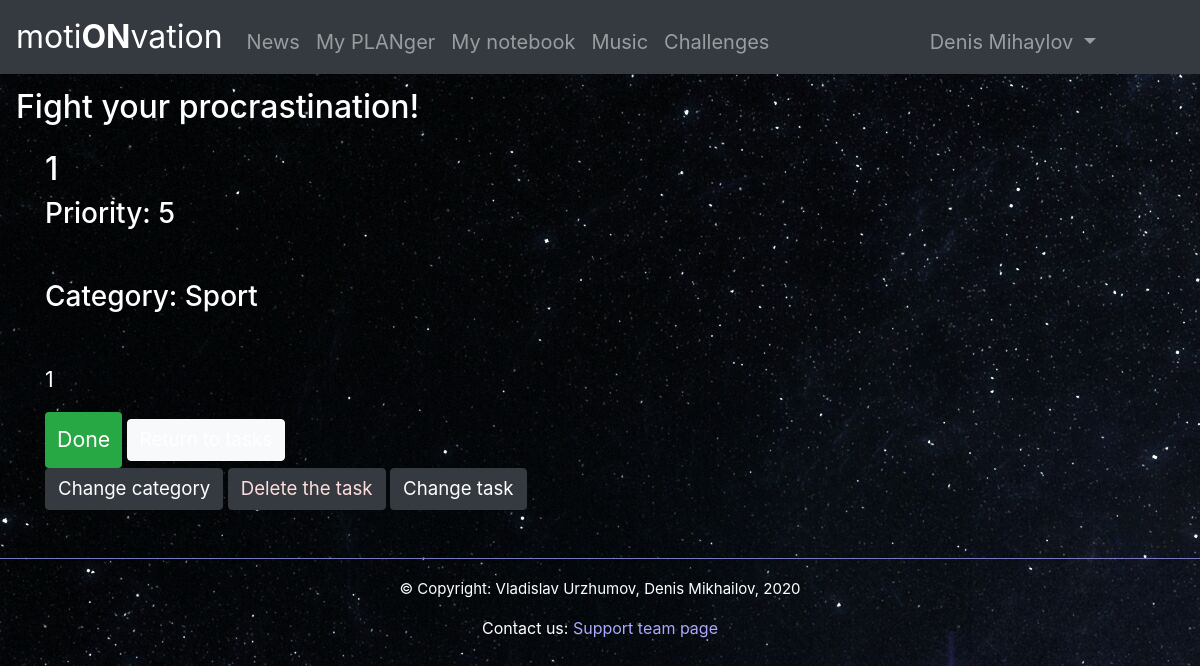
Page /tasks/1 (signed in) on the committed database.
### motionvation/data/models/tasks.py (models this page shows)
class Task(SqlAlchemyBase, SerializerMixin):
    __tablename__ = 'tasks'
    id = Column(Integer, primary_key=True, autoincrement=True)
    title = Column(String)
    description = Column(String)
    priority = Column(Integer)
    is_performed = Column(Boolean, default=False)
    category_id = Column(Integer, ForeignKey('categories.id'))
    user_id = Column(Integer, ForeignKey('users.id'))
    user = orm.relation('User')
    category = orm.relation('Category')

### motionvation/data/models/categories.py (models this page shows)
class Category(SqlAlchemyBase, SerializerMixin):
    __tablename__ = 'categories'
    id = Column(Integer, primary_key=True, autoincrement=True)
    title = Column(String)
    user_id = Column(Integer, ForeignKey('users.id'))
    user = orm.relation('User')
    tasks = orm.relation('Task', back_populates='category')

### motionvation/application.py (the view)
@app.route('/tasks/<int:id>')
@login_required
def tasks_info(id):
    db = db_session.create_session()
    task = db.query(Task).filter(Task.user == current_user, Task.id == id).first()
    if task and task.user == current_user:
        return render_template('task_info.html', task=task, useracc=(current_user.name + ' ' + current_user.surname),
                               title='Task info')
    return redirect('/tasks')

### motionvation/application.py (called while the page is built)
@login_manager.user_loader
def load_user(user_id):
    db = db_session.create_session()
    return db.query(User).get(user_id)

### motionvation/data/db_session.py (called while the page is built)
def create_session() -> orm.Session:
    global __factory
    return __factory()

### motionvation/templates/task_info.html
{% extends 'base.html' %}
{% block content %}
<main class='container'>
    <h2>{{ task.title }}</h2>
    <h3>Priority: {{ task.priority }}</h3>
    <h3>Category: {{ task.category.title }}</h3>
    <p class='note-content'>{{ task.description }}</p>
    {% if task.is_performed %}
    <button type="button" class="btn btn-danger done-button position-relative"><a href="/undone_task/{{ task.id }}" class='button-note-text stretched-link done-button-text'>Undone</a></button>
    {% else %}
    <button type="button" class="btn btn-success done-button position-relative"><a href="/done_task/{{ task.id }}" class='button-note-text stretched-link done-button-text'>Done</a></button>
    {% endif %}
    <button type="button" class="btn btn-light button-note"><a href="/tasks" class='button-note-text'>Return to tasks</a></button>
    <br>
    <button type="button" class="btn btn-dark button-note"><a href="/change_task_category/{{ task.id }}" class='button-note-text'>Change category</a></button>
    <button type="button" class="btn btn-dark button-note"><a href="/tasks/delete/{{ task.id }}" class='delete-text'>Delete the task</a></button>
    <button type="button" class="btn btn-dark button-note"><a href="/change_task/{{ task.id }}" class='button-note-text'>Change task</a></button>
</main>
{% endblock %}

### motionvation/static/css/style.css (style rules this page uses)
h3 { margin-bottom: 50px; }
body { background: url(../img/7.jpg); color: #fff; }
.note-content { font-size: 16pt; white-space: pre-line; }
.button-note-text { color: #fff; font-size: 14pt; text-decoration: none; }
.delete-text { color: #fdd; font-size: 14pt; text-decoration: none; }
.done-button-text { font-size: 16pt; }
.done-button { padding: 12px; border: none; }

### rows in the picture
Task: title "1", priority "5", description "1"
Category: category "Sport"

### other values in the picture
{{ useracc }} "Denis Mihaylov"
